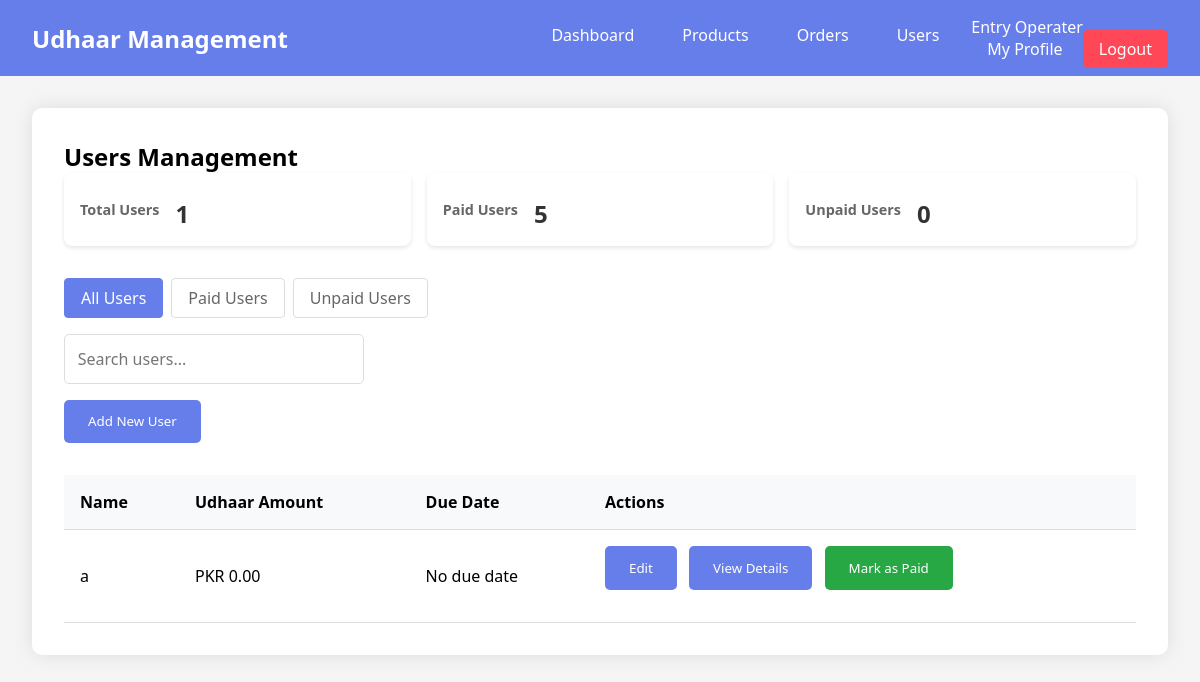
/users/ (signed in), run on an earlier commit of the app's database.
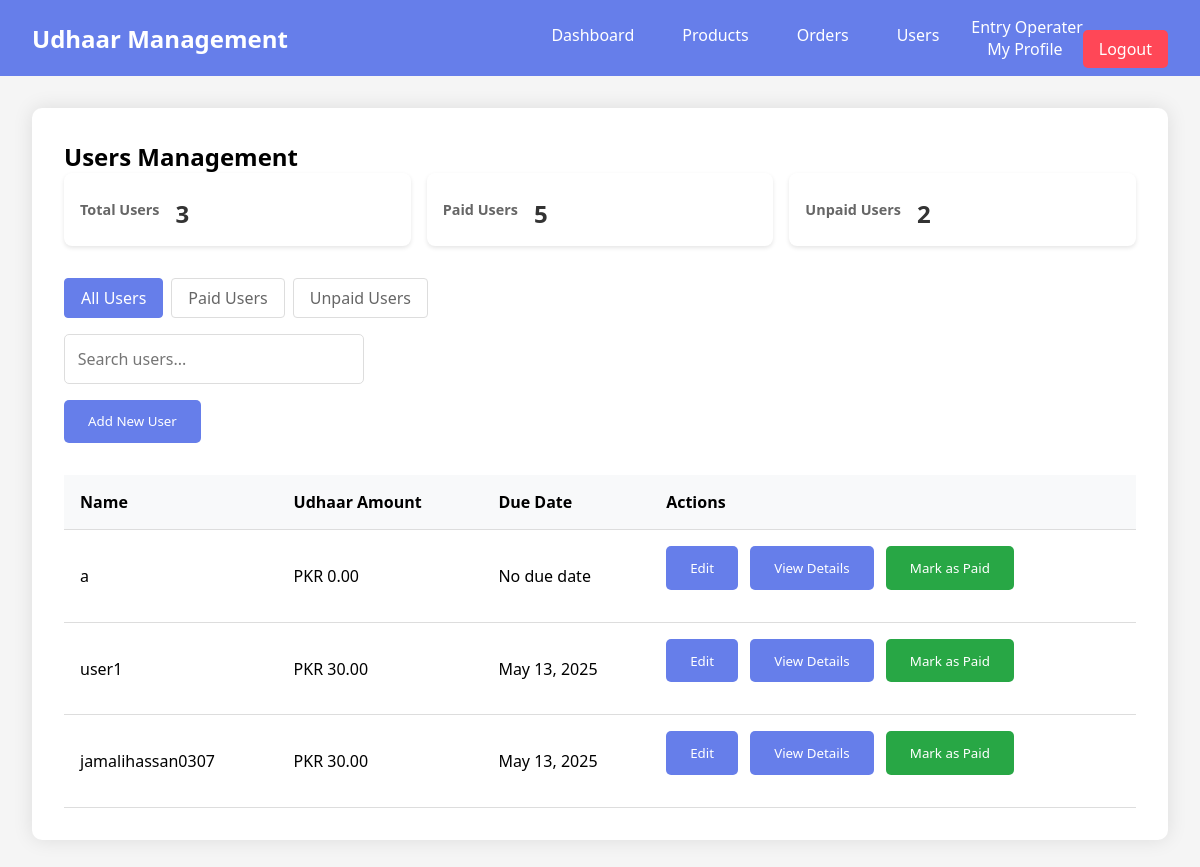
And on a later commit of the database.
### myapp/models.py (models this page shows, shortened)
class User(AbstractUser):
    ROLE_CHOICES = (
        ('admin', 'Admin'),
        ('entry_operator', 'Entry Operator'),
        ('accountant', 'Accountant'),
        ('order_manager', 'Order Manager'),
        ('product_manager', 'Product Manager'),
        ('user', 'User'),
    )
    role = models.CharField(max_length=20, choices=ROLE_CHOICES, default='user')
    udhaar = models.DecimalField(max_digits=10, decimal_places=2, default=0.00)
    due_date = models.DateField(null=True, blank=True)
    created_at = models.DateTimeField(auto_now_add=True)
    updated_at = models.DateTimeField(auto_now=True)

### myapp/views.py (the view)
# urls.py: path('users/', views.users, name='users'),
@login_required
def users(request):
    print("Checking user permissions...")
    if not (request.user.role == 'admin' or request.user.role == 'entry_operator'):
        return render(request, 'myapp/permission_denied.html')
    can_add_user = True  # Both admin and entry operators can add users
    can_change_user = request.user.role == 'admin' or request.user.role == 'entry_operator'  # Allow entry operators to modify users
    can_delete_user = request.user.role == 'admin'  # Only admin can delete users
    filter_type = request.GET.get('filter', 'all')
    if filter_type == 'paid':
        users = User.objects.filter(udhaar=0)
    elif filter_type == 'unpaid':
        users = User.objects.filter(udhaar__gt=0)
    else:  # 'all'
        users = User.objects.all()
        users = users.filter(role='user')
    context = {
        'users': users,
        'can_add_user': can_add_user,
        'can_change_user': can_change_user,
        'can_delete_user': can_delete_user,
        'current_filter': filter_type,
        'total_users': users.count(),
        'paid_users': User.objects.filter(udhaar=0).count(),
        'unpaid_users': User.objects.filter(udhaar__gt=0).count(),
    }
    return render(request, 'myapp/users.html', context)

### myapp/templates/myapp/users.html (shortened to what this page needs)
{% extends 'myapp/base.html' %}
{% block content %}
<section id="users" class="section">
  <h2>Users Management</h2>
  <div class="user-stats">
    <div class="stat-card">
      <h3>Total Users</h3>
      <p>{{ total_users }}</p>
    </div>
    <div class="stat-card">
      <h3>Paid Users</h3>
      <p>{{ paid_users }}</p>
    </div>
    <div class="stat-card">
      <h3>Unpaid Users</h3>
      <p>{{ unpaid_users }}</p>
    </div>
  </div>
  <div class="filter-buttons">
    <a href="?filter=all" class="filter-btn {% if current_filter == 'all' %}active{% endif %}">All Users</a>
    <a href="?filter=paid" class="filter-btn {% if current_filter == 'paid' %}active{% endif %}">Paid Users</a>
    <a href="?filter=unpaid" class="filter-btn {% if current_filter == 'unpaid' %}active{% endif %}">Unpaid Users</a>
  </div>
  <div class="search-container">
    <input
      type="text"
      id="userSearch"
      class="search-input"
      placeholder="Search users..."
    />
  </div>
  <button onclick="showAddUserForm()" class="action-btn">Add New User</button>
  <div id="usersList" class="list-container">
    <table>
      <tr>
        <th>Name</th>
        <th>Udhaar Amount</th>
        <th>Due Date</th>
        <th>Actions</th>
      </tr>
      {% for user in users %}
      <tr {% if user.due_date and user.due_date < today %}class="overdue"{% endif %}>
        <td>{{ user.username }}</td>
        <td>PKR {{ user.udhaar }}</td>
        <td>{{ user.due_date|default:"No due date" }}</td>
        <td>
          {% if can_change_user %}
          <button onclick="editUser({{ user.id }})" class="action-btn">Edit</button>
          {% endif %}
          <button onclick="viewUserDetails({{ user.id }})" class="action-btn">View Details</button>
          {% if can_change_user %}
          <button onclick="markAsPaid({{ user.id }})" class="action-btn paid-btn">Mark as Paid</button>
          {% endif %}
        </td>
      </tr>
      {% endfor %}
    </table>
  </div>
</section>
{% endblock %}

### myapp/templates/myapp/base.html (shortened to what this page needs)
{% load static %}
<!DOCTYPE html>
<html lang="en">
  <head>
    <link rel="stylesheet" href="{% static 'myapp/css/styles.css' %}" />
  </head>
  <body>
    {% if user.is_authenticated %}
    <nav class="navbar">
      <div class="logo">Udhaar Management</div>
      <div class="nav-links">
        <a href="{% url 'dashboard' %}" class="nav-btn">Dashboard</a>
        {% if perms.myapp.view_product %}
        <a href="{% url 'products' %}" class="nav-btn">Products</a>
        {% endif %}
        {% if perms.myapp.view_order %}
        <a href="{% url 'orders' %}" class="nav-btn">Orders</a>
        {% endif %}
        {% if perms.myapp.view_user %}
        <a href="{% url 'users' %}" class="nav-btn">Users</a>
        {% endif %}
        <div class="user-menu">
          <span class="username">{{ user.get_full_name|default:user.username }}</span>
          <div class="dropdown-content">
            <a href="{% url 'profile' %}" class="nav-btn">My Profile</a>
            <a href="{% url 'logout' %}" class="nav-btn logout">Logout</a>
          </div>
        </div>
      </div>
    </nav>
    {% endif %}
    <div class="container">
      {% block content %}{% endblock %}
    </div>
  </body>
</html>

### myapp/static/myapp/css/styles.css (style rules this page uses)
* { margin: 0; padding: 0; box-sizing: border-box; font-family: "Segoe UI", Tahoma, Geneva, Verdana, sans-serif; }
body { background-color: #f5f5f5; }
.navbar { background: #667eea; padding: 1rem 2rem; display: flex; justify-content: space-between; align-items: center; color: white; }
.logo { font-size: 1.5rem; font-weight: bold; }
.nav-links { display: flex; gap: 1rem; }
.nav-btn { padding: 0.5rem 1rem; border: none; background: transparent; color: white; cursor: pointer; font-size: 1rem; transition: opacity 0.3s ease; position: relative; text-decoration: none; }
.nav-btn::after { content: ""; position: absolute; bottom: 0; left: 50%; transform: translateX(-50%); width: 0; height: 2px; background: white; transition: width 0.3s ease; }
.logout { background: #ff4757; border-radius: 5px; }
.container { padding: 2rem; max-width: 1200px; margin: 0 auto; }
.section { background: white; padding: 2rem; border-radius: 10px; box-shadow: 0 0 20px rgba(0, 0, 0, 0.1); margin-bottom: 2rem; }
.action-btn { padding: 0.8rem 1.5rem; background: #667eea; color: white; border: none; border-radius: 5px; cursor: pointer; margin-bottom: 1rem; }
.list-container { margin-top: 1rem; }
table { width: 100%; border-collapse: collapse; margin-top: 1rem; }
th, td { padding: 1rem; text-align: left; border-bottom: 1px solid #ddd; }
th { background-color: #f8f9fa; font-weight: 600; }
.action-btn + .action-btn { margin-left: 0.5rem; }
.paid-btn { background-color: #28a745; }
.stat-card { background: white; padding: 1.5rem; border-radius: 10px; box-shadow: 0 2px 10px rgba(0, 0, 0, 0.1); display: flex; align-items: center; gap: 1rem; transition: transform 0.3s ease; }
.search-container { margin-bottom: 1rem; }
.search-input { width: 100%; max-width: 300px; padding: 0.8rem; border: 1px solid #ddd; border-radius: 5px; font-size: 1rem; transition: border-color 0.3s ease; }

### myapp/templates/myapp/users.html (style rules this page uses)
.user-stats { display: flex; justify-content: space-between; margin-bottom: 2rem; gap: 1rem; }
.stat-card { background: white; padding: 1rem; border-radius: 8px; box-shadow: 0 2px 4px rgba(0,0,0,0.1); flex: 1; text-align: center; }
.stat-card h3 { margin: 0; color: #666; font-size: 0.9rem; }
.stat-card p { margin: 0.5rem 0 0; font-size: 1.5rem; font-weight: bold; color: #333; }
.filter-buttons { margin-bottom: 1rem; display: flex; gap: 0.5rem; }
.filter-btn { padding: 0.5rem 1rem; border: 1px solid #ddd; border-radius: 4px; background: white; color: #666; text-decoration: none; transition: all 0.3s ease; }
.filter-btn.active { background: #667eea; color: white; border-color: #667eea; }

What changed in the data, as far as the page shows it:
added User: username "user1", udhaar "30.00", due_date "May 13, 2025"
added User: username "jamalihassan0307", udhaar "30.00", due_date "May 13, 2025"
Also different on the page:
{{ total_users }}: "1" → "3"
{{ unpaid_users }}: "0" → "2"
